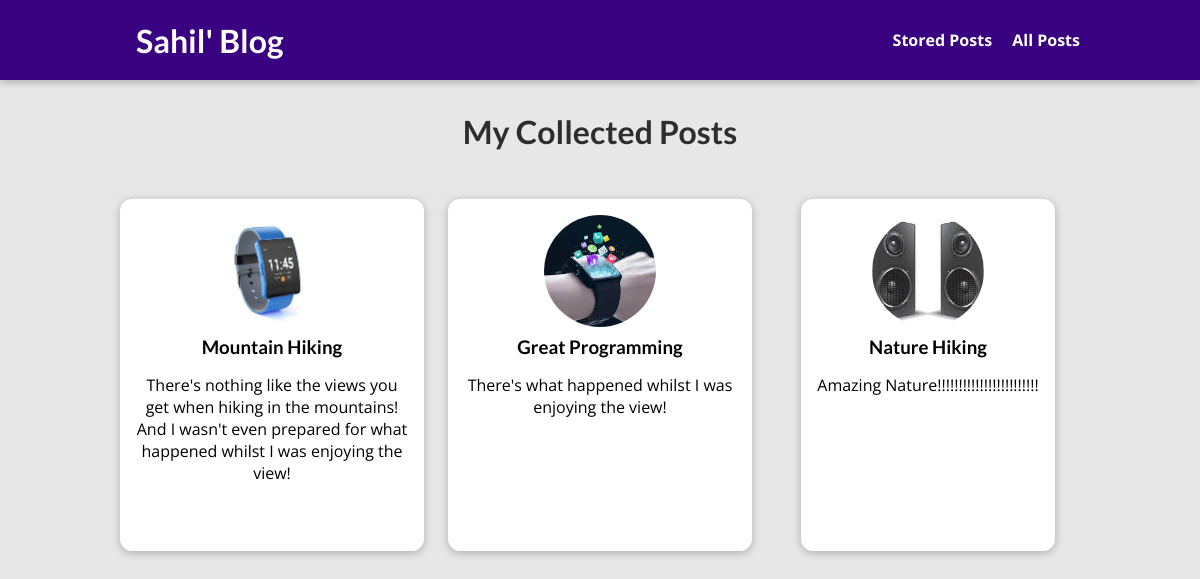
The page /posts on the database its author committed.
### blog/models.py (models this page shows, shortened)
class Post(models.Model):
    title = models.CharField(max_length=150)
    excerpt = models.CharField(max_length=200)
    image = models.ImageField(upload_to="posts", null=True)
    date = models.DateField(auto_now=True)
    slug = models.SlugField(unique=True, db_index=True)
    content = models.TextField(validators=[MinLengthValidator(10)])
    author = models.ForeignKey(Author, on_delete=models.SET_NULL, null=True,  related_name="posts")
    tags = models.ManyToManyField(Tag)

### blog/views.py (the view)
# urls.py: path("posts", views.AllPostsView.as_view(), name="posts-page"),
class AllPostsView(ListView):
    template_name = "blog/all-posts.html"
    model = Post
    ordering = ["-date"]
    context_object_name = "all_posts"

### blog/templates/blog/all-posts.html (shortened to what this page needs)
{% extends "base.html" %}
{% load static %}
{% block css_files %}
    <link rel="stylesheet" href="{% static "blog/post.css" %}" />
    <link rel="stylesheet" href="{% static "blog/all-posts.css" %}" />
{% endblock %}
{% block content %}
<section id="all-posts">
    <h2>My Collected Posts</h2>
    <ul>
        {% for post in all_posts %}
            {% include "blog/includes/post.html"%}
        {% endfor %}
    </ul>
</section>
{% endblock %}

### blog/templates/blog/includes/post.html
<li>
    <article class="post">
      <a href="{% url "post-detail-page" post.slug %}">
        <img src="{{ post.image.url }}" alt="{{ post.title }}" />
        <div class="post__content">
          <h3>{{ post.title }}</h3>
          <p>
            {{ post.excerpt }}
          </p>
        </div>
      </a>
    </article>
  </li>

### static/app.css (style rules this page uses)
* { box-sizing: border-box; }
html { font-family: 'Open Sans', 'Lato', sans-serif; }
body { margin: 0; }
h1, h2, h3 { font-family: 'Lato', sans-serif; font-weight: bold; }

### blog/static/blog/post.css (style rules this page uses)
.post { display: flex; flex-direction: column; align-items: center; text-align: center; }
.post a { text-decoration: none; color: black; transition: all 0.2s ease; padding: 1rem; }
.post img { width: 5rem; height: 5rem; object-fit: cover; border-radius: 50%; }
.post h3 { margin: 0.25rem 0; }

### blog/static/blog/all-posts.css (style rules this page uses)
body { background-color: #e7e7e7; }
#all-posts { margin: 7rem auto; width: 90%; max-width: 60rem; }
#all-posts h2 { text-align: center; font-size: 2rem; color: #2e2e2e; margin: 3rem 0; }
ul { list-style: none; margin: 0; padding: 0; display: grid; grid-template-columns: repeat(auto-fill, minmax(17rem, 1fr)); gap: 1.5rem; }
.post img { width: 7rem; height: 7rem; }
.post a { height: 22rem; transform-origin: center; box-shadow: 0 2px 8px rgba(0, 0, 0, 0.25); border-radius: 12px; background-color: white; }

### rows shown on the page
Post: image (picture), title "Mountain Hiking", excerpt "There's nothing like the views you get when hiking in the mountains! And I wasn't even prepared for what happened whilst I was enjoying the view!"
Post: image (picture), title "Great Programming", excerpt "There's what happened whilst I was enjoying the view!"
Post: image (picture), title "Nature Hiking", excerpt "Amazing Nature!!!!!!!!!!!!!!!!!!!!!!!!"
